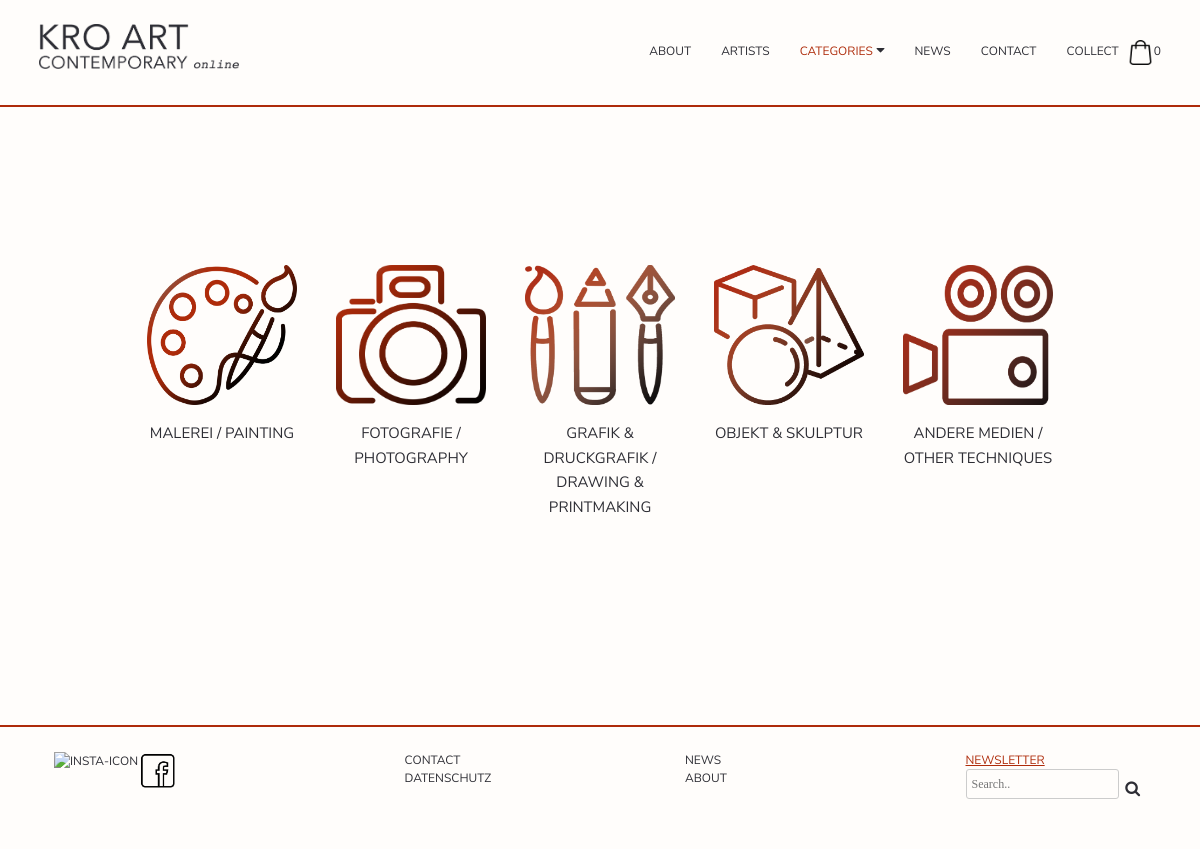
The app's page /Website/ArtCategories/art_categories.php with its own data.
### tables this page shows
CREATE TABLE `artwork` (
  `artwork_id` int(11) NOT NULL,
  `name_pic` varchar(255) NOT NULL,
  `picture` varchar(255) NOT NULL,
  `price` double NOT NULL,
  `measurement` varchar(20) NOT NULL,
  `fk_category` int(11) NOT NULL,
  `fk_technic` int(11) NOT NULL,
  `fk_artist_id` int(11) NOT NULL
);

CREATE TABLE `category` (
  `category_id` int(11) NOT NULL,
  `category` varchar(255) NOT NULL,
  `img_categorie` varchar(100) NOT NULL
);

### Website/ArtCategories/art_categories.php (the view)
<?php
include_once('../includes/navbar.php');
$sql_category = "SELECT * FROM category INNER JOIN artwork ON artwork.fk_category = category.category_id GROUP BY category_id";
$result_category = $conn->query($sql_category);
?>
<main>
<div class="p-5">
<div class="row artCategories d-flex justify-content-center ">
<?php
if(mysqli_num_rows($result_category) > 0)
{
    while($row = mysqli_fetch_array($result_category))
    {
echo '<div class="artCategorie col-lg-2 col-md-2 col-sm-6 mb-5 justify-content-center text-center d-block ">';
echo '<div><a href="../art_category_info/art_info.php?id=' . $row['category_id'] . '"><img class="card-img-top" src="../img/'. $row["img_categorie"] .'" alt=""></a></div>';
echo '<div><a href=../art_category_info/art_info.php?id=' . $row['category_id'] . '">'. $row["category"] .  '</a></div>';
echo '</div>';
    }
}
?>
</div>
</div>
</main>
<?php include_once('../includes/footer.php') ?>

### Website/Style/style.css (style rules this page uses)
body { background-color: #fffdfb; }
a { text-transform: uppercase; font-size: 12px; color: #2d2d34; font-family: "nunito"; }
body, html { margin:0; padding:0; }
.artCategories img { max-width: 100%; width: 150px; height: 140px; margin-bottom: 15px; }
.artCategorie a { font-size: 15px !important; }
.artCategories { margin-top: 10%; margin-bottom: 10%; }

### records on screen
artwork: fk_category.img_categorie (picture), fk_category.category "MALEREI / PAINTING"
artwork: fk_category.img_categorie (picture), fk_category.category "FOTOGRAFIE / PHOTOGRAPHY"
artwork: fk_category.img_categorie (picture), fk_category.category "GRAFIK & DRUCKGRAFIK / DRAWING & PRINTMAKING"
artwork: fk_category.img_categorie (picture), fk_category.category "OBJEKT & SKULPTUR"
artwork: fk_category.img_categorie (picture), fk_category.category "ANDERE MEDIEN / OTHER TECHNIQUES"

### other values on screen
my_shopping_cart_total_product_count() "0"
